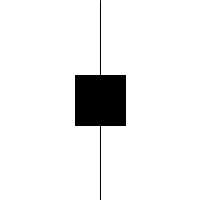
Frame 1 (no input)
Frame 60 (the mouse pressed at the canvas centre just before this capture): identical to frame 1, image omitted
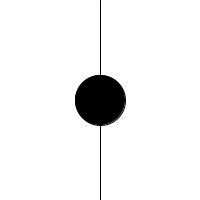
Frame 120 (the mouse held since frame 60 and released just before this capture)

The Processing sketch that drew these frames (run headless with seeded random() and noise(); from frame 60 on, the mouse is pressed at the canvas centre):

// Processing sketch: processing_21630
// ── processing_21630.pde

void setup(){
  size(200,200);
}

void draw(){
  background(255);
  stroke(0);
  line(100,0,100,200);
  
  if(mouseX < width/2){
    rectMode(CENTER);
    fill(0);
    rect(width/2,height/2,50,50);
  } else { 
    ellipseMode(CENTER);
    fill(0);
    ellipse(width/2,height/2,50,50);
  }
}
